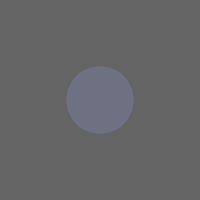
Frame 1 (no input)
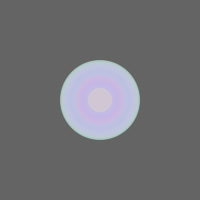
Frame 60 (the mouse pressed at the canvas centre just before this capture)
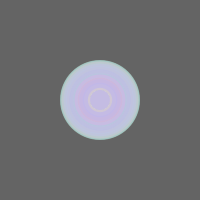
Frame 120 (the mouse held since frame 60 and released just before this capture)

The Processing sketch that drew these frames (run headless with seeded random() and noise(); from frame 60 on, the mouse is pressed at the canvas centre):

// Processing sketch: processing_45039
// ── processing_45039.pde

int counter;

void setup() {  //setup function called initially, only once
  size(200, 200);
  background(100);  //set background white
  colorMode(HSB);   //set colors to Hue, Saturation, Brightness mode
  counter = 0;
}

void draw() {  //draw function loops 
  counter++;
  noStroke();
  fill(random(255),100,255,50);
  
  if(mousePressed == true) { //add some interaction
    ellipse(mouseX, mouseY, 20, 20);
  }
  else {
    ellipse(width/2, height/2, 80*sin(counter), 80*sin(counter));
  }
}

                
                
